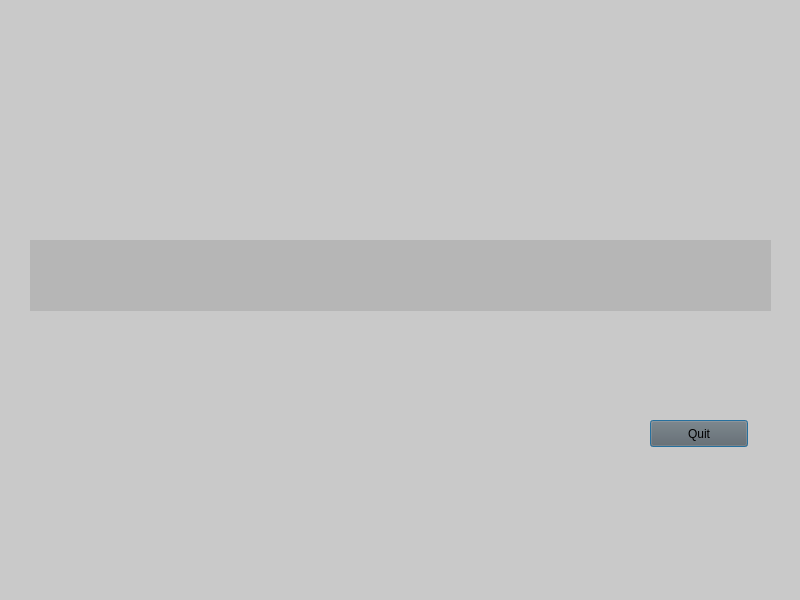
<?xml version="1.0" encoding="UTF-8"?>
<ui version="4.0">
 <class>CCriticalWarningDialog</class>
 <widget class="QDialog" name="CCriticalWarningDialog">
  <property name="geometry">
   <rect>
    <x>0</x>
    <y>0</y>
    <width>800</width>
    <height>600</height>
   </rect>
  </property>
  <property name="windowTitle">
   <string>Dialog</string>
  </property>
  <property name="styleSheet">
   <string notr="true">background-color:rgba(100,100,100,50);</string>
  </property>
  <widget class="QLabel" name="label">
   <property name="geometry">
    <rect>
     <x>30</x>
     <y>240</y>
     <width>741</width>
     <height>71</height>
    </rect>
   </property>
   <property name="font">
    <font>
     <pointsize>50</pointsize>
     <weight>50</weight>
     <italic>false</italic>
     <bold>false</bold>
     <strikeout>false</strikeout>
    </font>
   </property>
   <property name="layoutDirection">
    <enum>Qt::LeftToRight</enum>
   </property>
   <property name="text">
    <string/>
   </property>
   <property name="alignment">
    <set>Qt::AlignCenter</set>
   </property>
  </widget>
  <widget class="QPushButton" name="pushButton">
   <property name="geometry">
    <rect>
     <x>650</x>
     <y>420</y>
     <width>98</width>
     <height>27</height>
    </rect>
   </property>
   <property name="text">
    <string>Quit</string>
   </property>
  </widget>
 </widget>
 <resources/>
 <connections/>
</ui>
